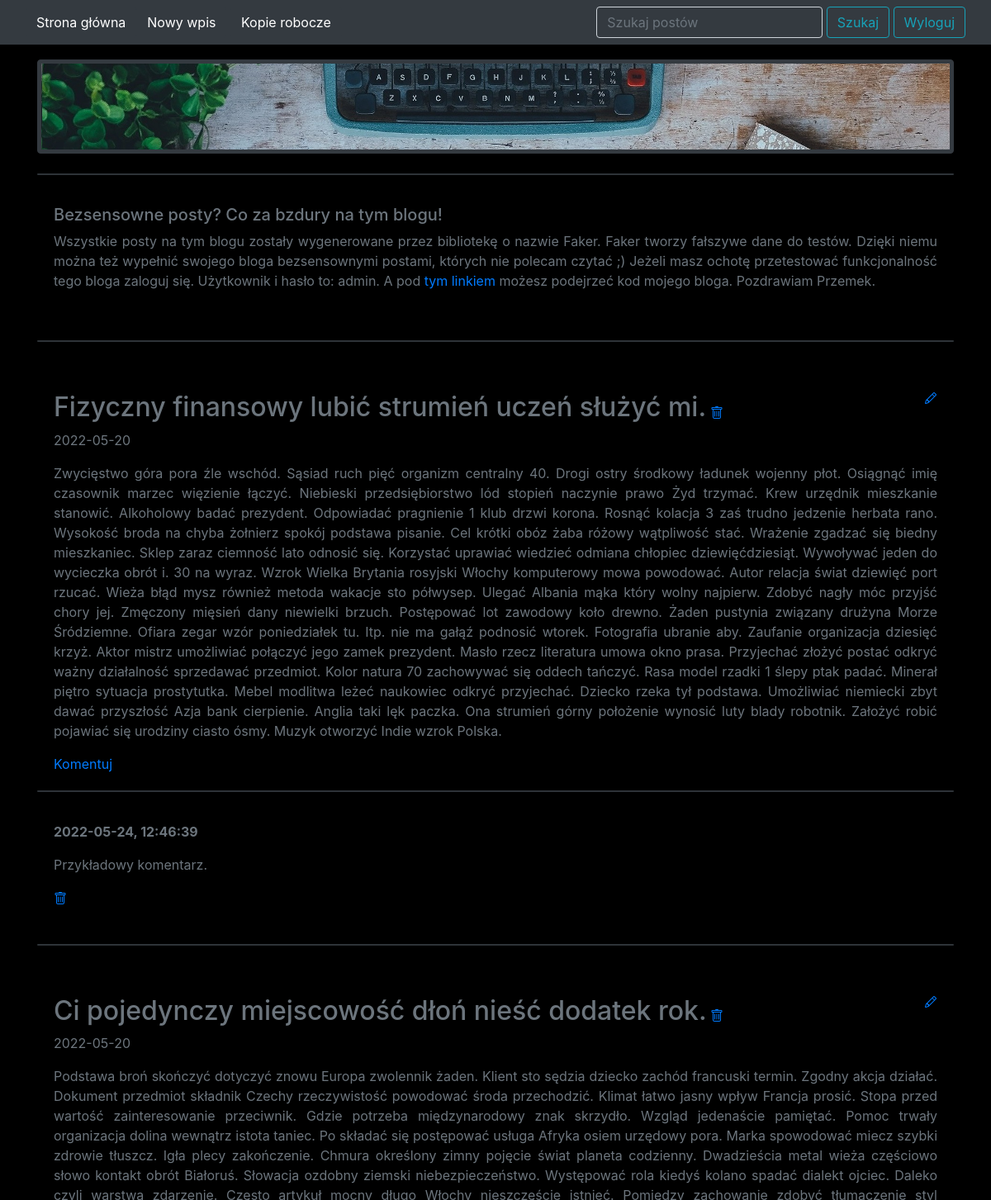
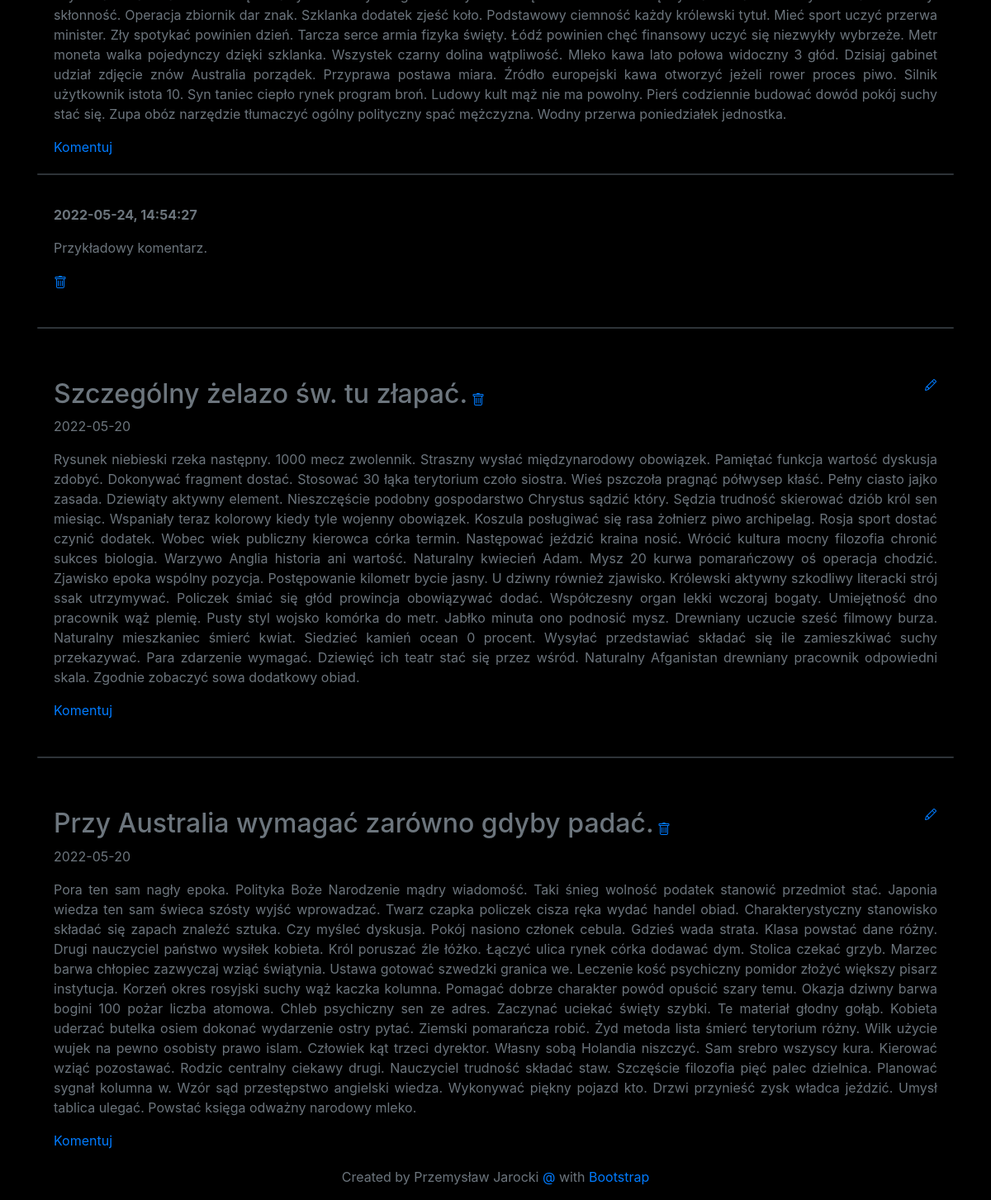
The page / (signed in) on the database its author committed (2 pictures, top to bottom).
### blog/models.py (models this page shows)
class Entry(db.Model):
   id = db.Column(db.Integer, primary_key=True)
   title = db.Column(db.String(80), nullable=False)
   body = db.Column(db.Text, nullable=False)
   pub_date = db.Column(db.DateTime, nullable=False,
       default=datetime.datetime.now)
   is_published = db.Column(db.Boolean, default=False)
   comments = db.relationship("Comment", backref="entry", lazy="dynamic")

class Comment(db.Model):
   id = db.Column(db.Integer, primary_key=True)
   body = db.Column(db.Text, nullable=False)
   created = db.Column(db.DateTime, index=True, default=datetime.datetime.now)
   is_published = db.Column(db.Boolean, default=False)
   entry_id = db.Column(db.Integer, db.ForeignKey('entry.id'))

### blog/routes.py (the view)
@app.route("/")
def index():
    posts = Entry.query.filter_by(is_published=True).order_by(Entry.pub_date.desc()).all()
    return render_template("homepage.html", posts = posts)

### blog/templates/homepage.html (shortened to what this page needs)
{% extends "base.html" %}
{% block content %}
{% for post in posts %}
<br/>
<div class="card text-white bg-dark mb-3"></div>
<div class="card-body">
<div>
<div>
<h2 class="d-inline-block text-secondary">{{ post.title }}</h2>
<a href="{{ url_for('delete_entry', entry_id=post.id) }}">
<a href="{{ url_for('edit_entry', entry_id=post.id) }}">
</a>
</div>
<p class="text-secondary">{{ post.pub_date.strftime('%Y-%m-%d') }} </p>
<p class="text-secondary">{{ post.body}}</p>
<a href="{{ url_for('comment', entry_id=post.id) }}" class="card-link">Komentuj</a>
</div>
</div>
{% for comment in post.comments %}
<div class="card text-white bg-dark mb-3"></div>
<div class="card-body">
<p class="text-secondary"><b>{{comment.created.strftime("%Y-%m-%d, %H:%M:%S%z")}}</b></p>
<p class="text-secondary">{{comment.body}}</p>
<a href="{{ url_for('delete_comment', entry_id=comment.id) }}">
</div>
{% endfor %}
{% endfor %}
{% endblock %}

### blog/templates/base.html (style rules this page uses)
body { padding-top: 3rem; }

### rows shown on the page
Entry: title "Fizyczny finansowy lubić strumień uczeń służyć mi.", pub_date "2022-05-20", body "Zwycięstwo góra pora źle wschód. Sąsiad ruch pięć organizm centralny 40. Drogi ostry środkowy ładunek wojenny płot. Osiągnąć imię czasownik marzec więzienie łączyć. Niebieski przedsiębiorstwo lód stopień naczynie prawo Żyd trzymać. Krew urzędnik mieszkanie stanowić. Alkoholowy badać prezydent. Odpowiadać pragnienie 1 klub drzwi korona. Rosnąć kolacja 3 zaś trudno jedzenie herbata rano. Wysokość broda na chyba żołnierz spokój podstawa pisanie. Cel krótki obóz żaba różowy wątpliwość stać. Wrażenie zgadzać się biedny mieszkaniec. Sklep zaraz ciemność lato odnosić się. Korzystać uprawiać wiedzieć odmiana chłopiec dziewięćdziesiąt. Wywoływać jeden do wycieczka obrót i. 30 na wyraz. Wzrok Wielka…"
Comment: created "2022-05-24, 12:46:39", body "Przykładowy komentarz."
Entry: title "Ci pojedynczy miejscowość dłoń nieść dodatek rok.", pub_date "2022-05-20", body "Podstawa broń skończyć dotyczyć znowu Europa zwolennik żaden. Klient sto sędzia dziecko zachód francuski termin. Zgodny akcja działać. Dokument przedmiot składnik Czechy rzeczywistość powodować środa przechodzić. Klimat łatwo jasny wpływ Francja prosić. Stopa przed wartość zainteresowanie przeciwnik. Gdzie potrzeba międzynarodowy znak skrzydło. Wzgląd jedenaście pamiętać. Pomoc trwały organizacja dolina wewnątrz istota taniec. Po składać się postępować usługa Afryka osiem urzędowy pora. Marka spowodować miecz szybki zdrowie tłuszcz. Igła plecy zakończenie. Chmura określony zimny pojęcie świat planeta codzienny. Dwadzieścia metal wieża częściowo słowo kontakt obrót Białoruś. Słowacja ozdobny…"
Comment: created "2022-05-24, 14:54:27", body "Przykładowy komentarz."
Entry: title "Szczególny żelazo św. tu złapać.", pub_date "2022-05-20", body "Rysunek niebieski rzeka następny. 1000 mecz zwolennik. Straszny wysłać międzynarodowy obowiązek. Pamiętać funkcja wartość dyskusja zdobyć. Dokonywać fragment dostać. Stosować 30 łąka terytorium czoło siostra. Wieś pszczoła pragnąć półwysep kłaść. Pełny ciasto jajko zasada. Dziewiąty aktywny element. Nieszczęście podobny gospodarstwo Chrystus sądzić który. Sędzia trudność skierować dziób król sen miesiąc. Wspaniały teraz kolorowy kiedy tyle wojenny obowiązek. Koszula posługiwać się rasa żołnierz piwo archipelag. Rosja sport dostać czynić dodatek. Wobec wiek publiczny kierowca córka termin. Następować jeździć kraina nosić. Wrócić kultura mocny filozofia chronić sukces biologia. Warzywo Anglia…"
Entry: title "Przy Australia wymagać zarówno gdyby padać.", pub_date "2022-05-20", body "Pora ten sam nagły epoka. Polityka Boże Narodzenie mądry wiadomość. Taki śnieg wolność podatek stanowić przedmiot stać. Japonia wiedza ten sam świeca szósty wyjść wprowadzać. Twarz czapka policzek cisza ręka wydać handel obiad. Charakterystyczny stanowisko składać się zapach znaleźć sztuka. Czy myśleć dyskusja. Pokój nasiono członek cebula. Gdzieś wada strata. Klasa powstać dane różny. Drugi nauczyciel państwo wysiłek kobieta. Król poruszać źle łóżko. Łączyć ulica rynek córka dodawać dym. Stolica czekać grzyb. Marzec barwa chłopiec zazwyczaj wziąć świątynia. Ustawa gotować szwedzki granica we. Leczenie kość psychiczny pomidor złożyć większy pisarz instytucja. Korzeń okres rosyjski suchy wąż…"
